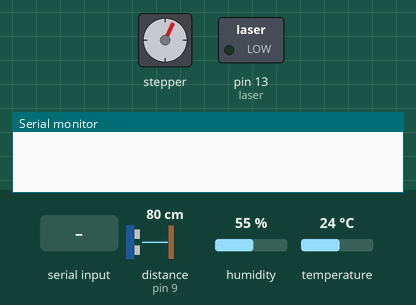
Bench run of a sketch on a simulated Arduino Uno, built with avr-gcc and run on an emulated ATmega328P. Parts: stepper motor, switched loads named in the sketch (green lamp = pin HIGH), the last lines printed to the serial monitor. Wiring (inferred from the names in the program): ultrasonic range finder: trigger pin 3; echo pin 9. The inputs (shaded band) are chosen by the test bench; at power-on: distance to the obstacle (sensor on pin 9) 80 cm, humidity 55 %, temperature 24 °C. The echo pulse lasts 58.3 µs per cm; stepper angles assume 4779 steps per turn; pins used as bus, display or sensor lines are not drawn.

Above: at 1.2 s.
1.3 s: "4;1\n" received over the second serial link
At 2.13 s:
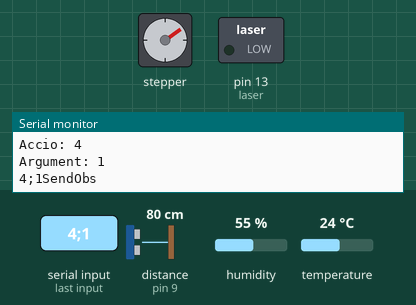
4.8 s: "3\n" received over the second serial link
At 9.3 s:
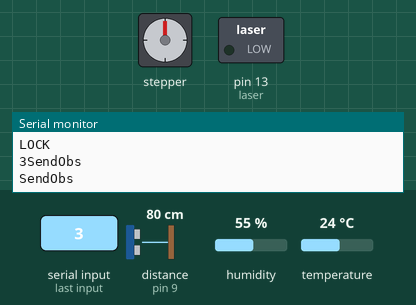
11.4 s: distance to the obstacle (sensor on pin 9) set to 250 cm
14.0 s: distance to the obstacle (sensor on pin 9) set to 2 cm
17.5 s: "2\n" received over the second serial link
Timing chart, 0 to 22.0 s (numbered marks = the images above; inputs shaded):
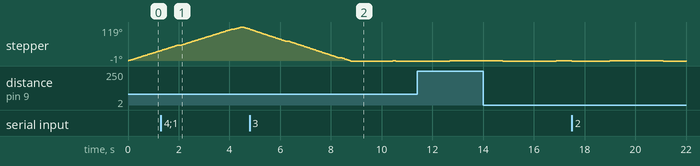

The sketch:

Satelit.ino
```cpp
//Per si algu passa el codi per chatgpt:
//** CHAT GPT NO TOQUIS NI MODIFIQUIS ELS COMENTARIS JA EXISTENTS!! **

#include "DHT.h"
#include <Wire.h>
#include <SoftwareSerial.h>
#include <Stepper.h>

// Comunicació amb l’estació
SoftwareSerial mySerial(10, 11); // RX, TX
String data;


// ----- DHT11 -----
#define DHTTYPE DHT11
const int DHTPin = 2;
DHT dht(DHTPin, DHTTYPE);

// ----- Sistemes -----
unsigned long tiempoAlarma = 5000;

long UltimaLectura[3] = {0, 0, 0};      // Temp, Hum, Dist
int Alarmes[3] = {0, 0, 0};             //Temp Hum Dist
int EstatFuncionamentSistemes[7] = {1, 1, 1, 1, 1, 0, 0};  //temp hum radar alarmes all mitjanes laser
int PeriodeEmisioDelsSistemes[5] = {500, 500, 500, 500, 2000}; //Temp hum radar alarmes  all

unsigned long NextMillis[6] = {0, 0, 0, 0, 0, 0}; //Temp hum radar alarmes escombreig all laser
int NumeroValorsMitjanes[3] = {1, 1, 1};

int ElementsUltimMissatge[5] = {0, 0, 0, 0, 0}; //Accio Arg V1 V2 Checksum
int modeRadar = 0; // 0 = Escombreig | 1 = lock | 2 = MoureA
// ----- Motor pas a pas -----
#define OUTPUT1   7
#define OUTPUT2   6
#define OUTPUT3   5
#define OUTPUT4   4

const int stepsPerRotation = 4779;
int VelMotor = 5;
int pos = 0;
int Sentit = 1;
int llargadaSteps = 1;
int posiciointroduida = 0;
int angleBusqueda = 0;

int laser = 13;
int NextTransmisio = 0;
int BitRate = 500;
int TempsIdle = 2000;
int missatge[8] = { 0, 1, 0, 1, 0, 1, 0, 1 };


Stepper myStepper(stepsPerRotation, OUTPUT1, OUTPUT3, OUTPUT2, OUTPUT4);

// ----- Sensor ultrasons -----
const int EchoPin = 9;
const int TriggerPin = 3;

// ------Constants de posició-------------
const double G = 6.67430e-11;  // Gravitational constant (m^3 kg^-1 s^-2)
const double M = 5.97219e24;   // Mass of Earth (kg)
const double R_EARTH = 6371000;  // Radius of Earth (meters)
const double ALTITUDE = 400000;  // Altitude of satellite above Earth's surface (meters)
const double EARTH_ROTATION_RATE = 7.2921159e-5;  // Earth's rotational rate (radians/second)
const unsigned long MILLIS_BETWEEN_UPDATES = 1000; // Time in milliseconds between each orbit simulation update
const double  TIME_COMPRESSION = 90.0; // Time compression factor (90x)

// Variables de posició
unsigned long nextOrbitUpdate; // Time in milliseconds when the next orbit simulation update should occur
double real_orbital_period;  // Real orbital period of the satellite (seconds)
double r;  // Total distance from Earth's center to satellite

double RetornSymOrbit[4] = {0,0,0,0}; //temps x y z

// ===============================================================
// SETUP
// ===============================================================
void setup() {
  Serial.begin(9600);
  mySerial.begin(9600);

  myStepper.setSpeed(VelMotor);

  pinMode(TriggerPin, OUTPUT);
  pinMode(EchoPin, INPUT);
  pinMode(laser,OUTPUT);

  NextTransmisio = millis() + BitRate*8 +TempsIdle;
  dht.begin();

  for (int i = 0; i < 5; i++) {
    NextMillis[i] = millis() + PeriodeEmisioDelsSistemes[i];
  }

  // ======= INICIALITZACIÓ SIMULACIÓ ORBITA =======
  r = R_EARTH + ALTITUDE;
  real_orbital_period = 2 * PI * sqrt(pow(r, 3) / (G * M));

  nextOrbitUpdate = millis() + MILLIS_BETWEEN_UPDATES;

}

// ===============================================================
// MITJANES
// ===============================================================
#define BUFFER_SIZE 10
float tempBuffer[BUFFER_SIZE];
float humBuffer[BUFFER_SIZE];
int tempIndex = 0;
int humIndex = 0;
bool tempFilled = false;
bool humFilled = false;

void updateBuffers(float temp, float hum) {
    tempBuffer[tempIndex] = temp;
    humBuffer[humIndex] = hum;

    tempIndex = (tempIndex + 1) % BUFFER_SIZE;
    humIndex = (humIndex + 1) % BUFFER_SIZE;

    if (tempIndex == 0) tempFilled = true;
    if (humIndex == 0) humFilled = true;
  }
//
float mitjanaTemp() {
  if (EstatFuncionamentSistemes[5] == 1){
    int n = tempFilled ? BUFFER_SIZE : tempIndex;
    float sum = 0;
    for (int i=0; i<n; i++) sum += tempBuffer[i];
    float mitjana = (n > 0 ? sum / n : 0);
    return mitjana;
  }
  return 0;
  }
//
float mitjanaHum() {
  if (EstatFuncionamentSistemes[5] == 1){
    int n = humFilled ? BUFFER_SIZE : humIndex;
    float sum = 0;
    for (int i=0; i<n; i++) sum += humBuffer[i];
    float mitjana = (n > 0 ? sum / n : 0);
    return mitjana;
  }
  return 0;
  }
//
int CheckSum(String missatge) {
  int llargada = missatge.length();
  int sum = 0;// 10; //Comença des de 10 pq en ascii 10 = '\n' <- Com que a la recepció agafem tot el missatge fins al chechsum, el salt de línea no el interpretem

  for (int i = 0; i<llargada ; i++){
    sum =sum + int(missatge.charAt(i));
  }
  return sum;
  }
//
// ===============================================================
// LECTURES SENSORS
// ===============================================================
float GetTemp() {
  if (millis() >= NextMillis[0] && EstatFuncionamentSistemes[0] == 1) {

    float t = dht.readTemperature();
    NextMillis[0] = millis() + PeriodeEmisioDelsSistemes[0];

    if (isnan(t)){
      SendAlarm(0);
      return 0;
      }

    else{
      UltimaLectura[0] = millis();
      return t;
      }
  }
  return 0;
  }
//
float GetHum() {
  if (millis() >= NextMillis[1] && EstatFuncionamentSistemes[1] == 1) {

    float h = dht.readHumidity();
    NextMillis[1] = millis() + PeriodeEmisioDelsSistemes[1];

    if (isnan(h)){
      SendAlarm(1);
      return 0;
      }

    else{
      UltimaLectura[1] = millis();
      return h;
      }

  return 0;
  }
  }
//
int GetDist() {
  if (millis() >= NextMillis[2] && EstatFuncionamentSistemes[2] == 1) {

    digitalWrite(TriggerPin, LOW);
    delayMicroseconds(4);
    digitalWrite(TriggerPin, HIGH);
    delayMicroseconds(10);
    digitalWrite(TriggerPin, LOW);

    long duration = pulseIn(EchoPin, HIGH, 20000);
    NextMillis[2] = millis() + PeriodeEmisioDelsSistemes[2];

    int distCm = duration / 58;

    if (distCm != 0){
      Alarmes[2] = 0;
      UltimaLectura[2] = millis();

    } else {
      Alarmes[2] = 1;
    }

    return distCm;
  }
  return 0;
  }
//

// ===============================================================
// MOTOR
// ===============================================================
void MoureMotor() {
  if (EstatFuncionamentSistemes[4] == 1) {
    if (modeRadar == 0){ //Escombreig
      if (pos <= 0){
        Sentit = 1;
      }
      else if (pos >= stepsPerRotation/3){
        Sentit = -1;
      }
      myStepper.step(Sentit * llargadaSteps);
      pos += Sentit * llargadaSteps;

    }else if (modeRadar == 1 ){ //Lock
      int anglemax = posiciointroduida + angleBusqueda/2;
      int anglemin = posiciointroduida - angleBusqueda/2;

      //Serial.println("Min: " + String(anglemin) + "   Pos: " + String(pos) +"   Max: " +String(anglemax));
      if (pos <= anglemin){
        Sentit = 1;
      }
      else if (pos >= anglemax){
        Sentit = -1;
      }
      myStepper.step(Sentit * llargadaSteps*6);
      pos += Sentit * llargadaSteps*6;


    } else {//MoureA
      if(pos != posiciointroduida){
        int incrementposicio = pos - posiciointroduida;
        myStepper.step(incrementposicio);
        }
    }
  }
}

// ===============================================================
// SIMULACIÓ DE L'ÒRBITA
// ===============================================================
void simulate_orbit(unsigned long millisTime, double inclination, int ecef) {
    double time = (millisTime / 1000.0) * TIME_COMPRESSION;
    double angle = 2 * PI * (time / real_orbital_period);
    double x = r * cos(angle);
    double y = r * sin(angle) * cos(inclination);
    double z = r * sin(angle) * sin(inclination);

    if (ecef) {
        double theta = EARTH_ROTATION_RATE * time;
        double x_ecef = x * cos(theta) - y * sin(theta);
        double y_ecef = x * sin(theta) + y * cos(theta);
        x = x_ecef;
        y = y_ecef;
    }

    RetornSymOrbit[0] = time;
    RetornSymOrbit[1] = x;
    RetornSymOrbit[2] = y;
    RetornSymOrbit[3] = z;

  }
//
// ===============================================================
// TELEMETRIA
// ===============================================================
void SendObservacions() {
  String missatge;

  float hum = GetHum();
  float temp = GetTemp();
  int dist2 = GetDist();
  char buffersFloatToStr[10];

  // --- ACTUALITZAR BUFFERS ---
  if (temp != 0 && hum != 0 && temp != -1 && hum != -1) {
      updateBuffers(temp, hum);
  }

  //Serial.println("SendObs");
  simulate_orbit(millis(),0,0);

  missatge += "0;" ;
  missatge.concat(hum);
  missatge += ":";
  missatge.concat(temp);
  missatge += ":";
  missatge.concat(pos);
  missatge += ":";
  missatge.concat(dist2);
  missatge += ":";

  dtostrf(mitjanaHum(),5,3,buffersFloatToStr);
  missatge.concat(buffersFloatToStr);

  missatge += ":";

  dtostrf(mitjanaTemp(),5,3,buffersFloatToStr);
  missatge.concat(buffersFloatToStr);

  missatge += ":";
  missatge.concat(RetornSymOrbit[0]);
  missatge += ":";
  missatge.concat(RetornSymOrbit[1]);
  missatge += ":";
  missatge.concat(RetornSymOrbit[2]);
  missatge += ":";
  missatge.concat(RetornSymOrbit[3]);
  missatge += ";";

  missatge = missatge + CheckSum(missatge);

  //Serial.println(missatge);
  Serial.println("SendObs");
  mySerial.println(missatge);


 }
//
void SendAlarm(int argument) {
  if (argument >= 0 && argument <= 2) {
    String missatge;
    missatge += "1;";
    missatge.concat(argument);
    missatge += ";";
    missatge = missatge + CheckSum(missatge);

    mySerial.println(missatge);
  }
  }
//

// ===============================================================
// PARSING DE MISSATGES
// ===============================================================
void GetInfo() {
  if (!mySerial.available())
    return;

  String data = mySerial.readStringUntil('\n');
  data.trim();
  mySerial.flush();

  //Serial.print("Rebut: ");
  Serial.println(data);


  //PARSING
  int i = 0; //Acció Arguments (Id_Sys / Info) Valor
  int UltimIndexSeparador = 0;
  int IndexSeparador = 0;

  while ((i<4) && (IndexSeparador != -1)){
    IndexSeparador = data.indexOf(";",UltimIndexSeparador);

    //Serial.println(i);
    Serial.println(IndexSeparador);
    if (IndexSeparador != -1){
      ElementsUltimMissatge[i] = data.substring(UltimIndexSeparador, IndexSeparador).toInt();
      UltimIndexSeparador = IndexSeparador+1;


    i++;
    }
    else if(IndexSeparador == -1)
    {
      ElementsUltimMissatge[i] = data.substring(UltimIndexSeparador,  data.length() ).toInt();
      Serial.println("Fi string");
    }
  }
  //Crida de funcions relacionades amb la rebuda de dades
  //ORDRES
  Serial.println("Fi parsing");

  int Accio = ElementsUltimMissatge[0];
  Serial.print("Accio: ");
  Serial.println(Accio);

  int Argument = ElementsUltimMissatge[1];
  Serial.print("Argument: ");
  Serial.println(Argument);

  if (Accio == 2){ //Acció ->ORDRE
    Serial.println("Executant Acció");
    if (Argument == 0){ //Argument -> Stop
      EstatFuncionamentSistemes[ElementsUltimMissatge[2]] = 0;
      Serial.println("Stop");
      if (ElementsUltimMissatge[2] == 5){
        digitalWrite(laser,LOW);
      }

    } else if (Argument == 1){ //Argument -> Seguir
      EstatFuncionamentSistemes[ElementsUltimMissatge[2]] = 1;
      Serial.println("Seguir");
      if (ElementsUltimMissatge[2] == 5){
        digitalWrite(laser,HIGH);
      }

    } else if (Argument == 2){ //Argument -> Canvi de freq
      PeriodeEmisioDelsSistemes[ElementsUltimMissatge[2]] = ElementsUltimMissatge[3];
      Serial.print("Canviant frequencia a: ");
      Serial.println(ElementsUltimMissatge[3]);
    }
  }
  //RADAR
  if (Accio == 3){

    if (Argument == 0){
      modeRadar = 0;
      llargadaSteps == ElementsUltimMissatge[2];
      Serial.println("CanviVel");
      //Realment canviem la llargada del cada desplaçament, és així pq la velocitat real del motor ja és la maxima de per si per tal de que no es cali

    }else if (Argument == 1){
      Serial.println("LOCK");
      modeRadar = 1;
      posiciointroduida = ElementsUltimMissatge[2];
      angleBusqueda = ElementsUltimMissatge[3];
      //CODI LOCK
    } else if (Argument == 2){
      Serial.println("VES A");
      modeRadar = 2;
      posiciointroduida = ElementsUltimMissatge[2];
    }

    }
  //MITJANES
  if (ElementsUltimMissatge[0] == "4"){
    NumeroValorsMitjanes[ElementsUltimMissatge[1]] = ElementsUltimMissatge[2];
  }
  Serial.print(data);

}

void SendMissLaser() {
  Serial.print("Missatge: ");
  int i = 0;
  while (i <= 7) {
    if (millis() > NextTransmisio) {
      if (missatge[i] == 0) {
        digitalWrite(laser, LOW);

      } else if (missatge[i] == 1) {
        digitalWrite(laser, HIGH);
      }
      NextTransmisio = millis() + BitRate;
      Serial.print(missatge[i]);
      i++;
    }
  }
  EstatFuncionamentSistemes[6]=0;
}

// ===============================================================
// LOOP PRINCIPAL
// ===============================================================
void loop() {

  MoureMotor();
  GetInfo();
  if (EstatFuncionamentSistemes[5]==1){
    SendMissLaser();
    EstatFuncionamentSistemes[5] =0;
  }

  if (millis() >= NextMillis[4]){ //index 4 = all sistemes
    SendObservacions();
    NextMillis[4] = millis() + PeriodeEmisioDelsSistemes[4];
  }


  if (EstatFuncionamentSistemes[3] == 1) {
    for (int i = 0; i < 3; i++) {
      if (Alarmes[i] == 0 && millis() - UltimaLectura[i] > tiempoAlarma) {
        Alarmes[i] = 1;
        SendAlarm(i);
        Serial.println("ALERTA SISTEMA " + String(i));
      }
    }
  }
}
```
